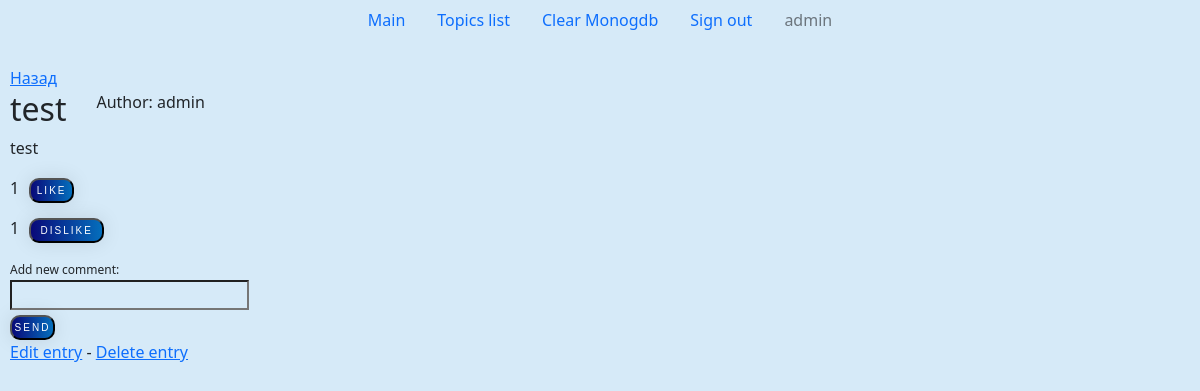
The page /entry/page/xxx1/xxx11 (signed in) on the database its author committed.
### social_networks/models.py (models this page shows, shortened)
class Entry(models.Model):
    class Meta:
        verbose_name_plural = "Entries"
    topic = models.ForeignKey(Topic, on_delete=models.CASCADE)
    title = models.CharField(max_length=200)
    text = models.TextField()
    author = models.ForeignKey(User, on_delete=models.CASCADE, default=None)

### social_networks/views.py (the view)
@login_required
def entry_page(request, topic_id, entry_id):
    return render_page_with_specific_entry(request, topic_id, entry_id)

### comments/forms.py
class CommentForm(forms.Form):
  comment = forms.CharField(label="Add new comment", widget=forms.TextInput(attrs={
    "id": 'main_form_comment'}))

class AnswerOnCommentForm(forms.Form):
  comment = forms.CharField(label="Answer")

### comments/services/mongodb_services.py (called while the page is built)
def get_comments_collection():
    client = pymongo.MongoClient(settings.MONGODB_LINK_API)
    db = client.App
    collection = db.comments
    return collection

def get_comments(entry_id):
    comments_collection = get_comments_collection()
    comments_for_entry = comments_collection.find({"entry_id": entry_id,})
    comments_list_for_entry = []
    for comment in comments_for_entry:
        comment["id"] = comment["_id"]
        del comment["_id"]
        comments_list_for_entry.append(comment)
    return comments_list_for_entry

### social_networks/services/entry_services.py (called while the page is built)
def render_page_with_specific_entry(request, topic_id, entry_id):
    content_for_entry_page = _get_content_for_entry_page(request, entry_id)
    return render(request, 'social_networks/entry_page.html', content_for_entry_page)

def _get_content_for_entry_page(request, entry_id):
    entry = Entry.objects.get(id=entry_id)
    topic = entry.topic
    author = entry.author
    amount_likes_and_dislikes = get_amount_likes_and_dislikes(entry_id)
    comments_list = get_comments(entry_id)
    answer_comment_form = AnswerOnCommentForm()
    comment_form = CommentForm()
    author = entry.author.id
    current_user = request.user.id
    is_author = False
    if author == current_user:
        is_author = True
    content_for_entry_page = {
        'topic_id': topic.id,
        'entry': entry,
        'amount_likes_and_dislikes': amount_likes_and_dislikes,
        'comments': comments_list,
        'comment_form': comment_form,
        'answer_comment_form':answer_comment_form,
        'is_author': is_author,
    }
    return content_for_entry_page

### social_networks/services/like_dislike_services.py (called while the page is built)
def get_amount_likes_and_dislikes(entry_id):
    amount_likes = Like.objects.filter(entry=entry_id).count()
    amount_dislikes = DisLike.objects.filter(entry=entry_id).count()
    amount_likes_and_dislikes = {
    'amount_likes': amount_likes,
    'amount_dislikes': amount_dislikes,
    }
    return amount_likes_and_dislikes

### social_networks/templates/social_networks/entry_page.html (shortened to what this page needs)
{% extends 'social_networks/base.html' %}
{% load static %}
            {% block content %}
                <a href="{% url 'social_networks:entries_list' topic_id %}">Назад</a>
                <div class="main-div">
                  <div>
                    <h2>{{ entry.title }}</h2>
                  </div>
                  <div class="author">
                    <p>Author: <span>{{ entry.author }}</span></p>
                  </div>
                </div>
                <p>{{ entry.text }}</p>
                <div class="main-div">
                  <div>
                    <p id="amount_likes">{{ amount_likes_and_dislikes.amount_likes }}</p>
                  </div>
                  <div>
                    <button class="gradient-button like-button" id="add_like">like</button>
                  </div>
                </div>
                <div class="main-div">
                  <div>
                    <p id="amount_dislikes">{{ amount_likes_and_dislikes.amount_dislikes }}</p>
                  </div>
                  <div>
                    <button class="gradient-button dislike-button" id="add_dislike">dislike</button>
                  </div>
                </div>
                <div id="div-comment_form_main">
                  <form id="comment_form_main" name="comment_form" action="{% url 'comments:create_comment' topic_id entry.id %}" method="POST">
                    {% for field in comment_form %}
                      <span class="label-size">{{ field.label_tag}}</span><br>
                      {{ field }}
                      <br>
                    {% endfor%}
                    <button id="main-button" class="gradient-button send-button" name="submit">Send</button>
                  </form>
                </div>
                {% if is_author %}
                    <a href="{% url 'social_networks:edit_entry' entry.id %}">Edit entry</a> -
                    <a href="{% url 'social_networks:delete_entry' entry.id %}">Delete entry</a>
                {% endif %}
            {% endblock content %}

### social_networks/templates/social_networks/base.html (shortened to what this page needs)
{% load static %}
<!DOCTYPE html>
<html>
    <head>
        <link href="https://cdn.jsdelivr.net/npm/bootstrap@5.0.2/dist/css/bootstrap.min.css" rel="stylesheet">
        <link rel="stylesheet" href="{% static 'css/style.css' %}" type="text/css">
    </head>
    <body>
        <header>
            <nav>
                <ul class='nav justify-content-center'>
                    <li class="nav-item">
                        <a class="nav-link active" href="{% url 'social_networks:index' %}">Main</a>
                    </li>
                    <li class="nav-item">
                        <a class="nav-link" href="{% url 'social_networks:topics_list' %}">Topics list</a>
                    </li>
                    <li class="nav-item">
                        <a class="nav-link" href="{% url 'comments:delete_all_comments_from_mongodb' %}" aria-disabled="true">Clear Monogdb</a>
                    </li>
                    {% if user.is_authenticated %}
                        <li class="nav-item">
                            <a class="nav-link" href="{% url 'users:sign_out' %}">Sign out</a>
                        </li>
                        <li class="nav-item">
                            <p class="nav-link disabled">{{ user.username }}</p>
                        </li>
                    {% endif %}
                </ul>
            </nav>
        </header>
        <main>
            <div class="all-contant-margin">
                {% block content %}{% endblock content %}
            </div>
        </main>
    </body>
</html>

### static/css/style.css (style rules this page uses)
body { background: #d6eaf8; }
.gradient-button { font-size: 10px; height: 25px; width: 45px; text-decoration: none; display: inline-block; color: white; padding: 20px 30px; margin: 10px 20px; border-radius: 10px; font-family: 'Montserrat', sans-serif; text-transform: uppercase; letter-spacing: 2px; background-image: linear-gradient(to right, rgba(2,0,36,1) 0%, rgba(9,9,121,1) 0%, rgba(0,212,255,1) 100%); background-size: 200% auto; box-shadow: 0 0 20px rgba(0, 0, 0, .1); transition: .5s; }
input { background: #d6eaf8; }
.all-contant-margin { margin: 10px; }
.label-size { font-size: 12px; }
.main-div { display: flex; }
.author { margin-left: 30px; }
.like-button { margin: 0px; margin-left: 10px; padding: 0px; }
.dislike-button { margin: 0px; margin-left: 10px; padding: 0px; width: 75px; }
.send-button { margin: 0px; margin-top: 5px; padding: 0px; }

### rows shown on the page
Entry: title "test", author "admin", text "test"

### other values the page prints
{{ user.username }} "admin"
{{ amount_likes_and_dislikes.amount_likes }} "1"
{{ amount_likes_and_dislikes.amount_dislikes }} "1"
{{ field.label_tag }} "Add new comment:"
